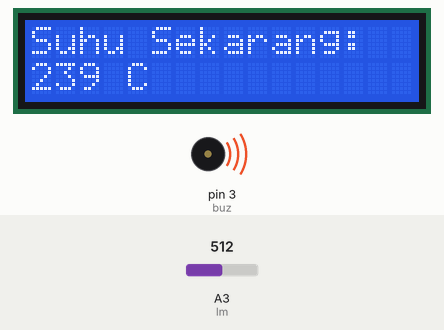
A sketch run on a simulated Arduino Uno, built with avr-gcc and run on an emulated ATmega328P. Shown: 16×2 character LCD, buzzer (waves = sounding, pin HIGH). The inputs (shaded band) are chosen by the test bench; at power-on: A3 (lm) = 512.

Above: at 1.2 s.
1.3 s: A3 (lm) set to 92
At 1.7 s:
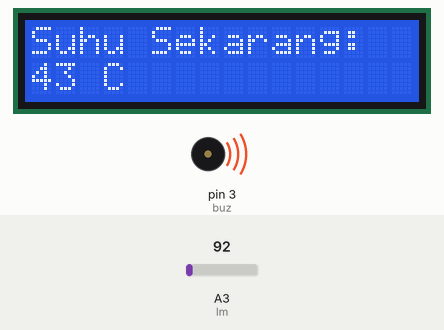
4.3 s: A3 (lm) set to 81
At 5.0 s:
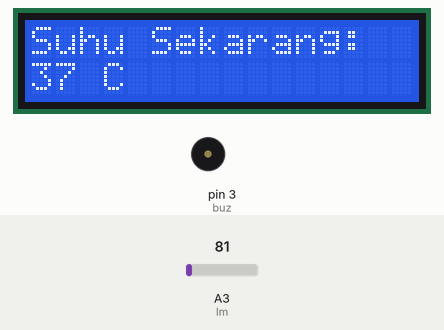
7.3 s: A3 (lm) set to 511
At 7.59 s:
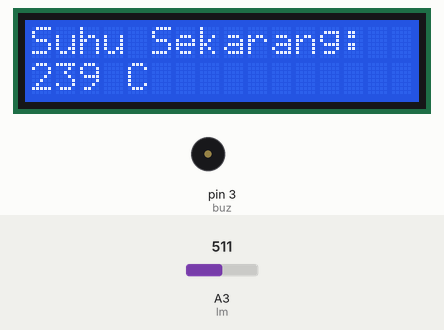
Timing chart, 0 to 10.3 s (numbered marks = the images above; inputs shaded):
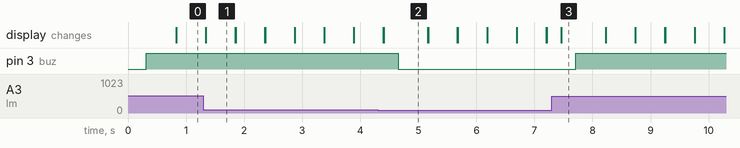

The sketch:

Nomor2.ino
```cpp
#include <LiquidCrystal.h>
LiquidCrystal lcd(7,8,9,10,11,12);
const int buz = 3;
const int lm = A3;
void setup() {
  lcd.begin(16,2);
  pinMode(buz, OUTPUT);
  pinMode(lm, INPUT);
  Serial.begin(9600);
}
void loop() {
  int suhu = analogRead(lm) * 0.46828125;
  lcd.setCursor(0,0);
  lcd.print("Suhu Sekarang:");
  lcd.setCursor(0,1);
  lcd.print(suhu);
  lcd.print(" C");
  delay(250);
  lcd.clear();
  (suhu > 40) ? digitalWrite(buz, HIGH) :
  digitalWrite(buz, LOW);
}
```

Measured:
- the behaviour switches between 88 and 87 on A3 (lm) (found by bisection; images 1 and 2)
- after the input at 1.3 s, the display: first differs from a run without the input at once (image 1)
- after the input at 4.3 s, pin 3 (buz): HIGH → LOW after 0.35 s; the display: first differs from a run without the input after 0.10 s (image 2)
- after the input at 7.3 s, pin 3 (buz): LOW → HIGH after 0.42 s; the display: changes after 0.16 s (image 3)
- what the display in image 1 shows lasts 0.5 s, from 1.3 s to 1.8 s
- what the display in image 2 shows lasts 0.8 s, from 4.4 s to 5.2 s
